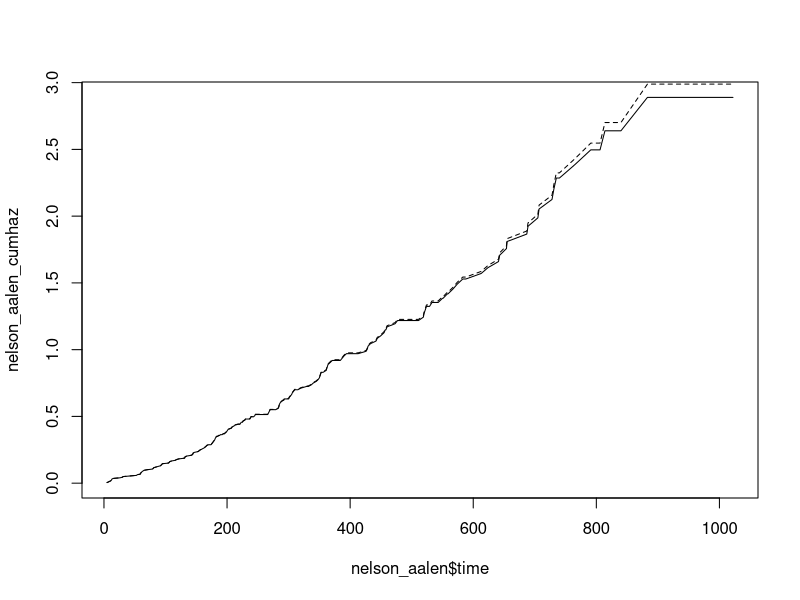

Generate this figure with R:
## Nelson-Aalen method

# Compute Nelson-Aalen estimate of cumulative hazard via R
library(survival)
nelson_aalen = survfit(Surv(time, status) ~1, data=lung, ctype = 1)
nelson_aalen_cumhaz = nelson_aalen$cumhaz

# Find cumulative hazard using H_Y(t) = -logS_Y(t)
derived_cumhaz = -log(nelson_aalen$surv)

# Plot the above two functions and comment on similarities/differences
plot(nelson_aalen_cumhaz ~ nelson_aalen$time, type = "l")
lines(derived_cumhaz ~ nelson_aalen$time, type = "l", lty = 2)
